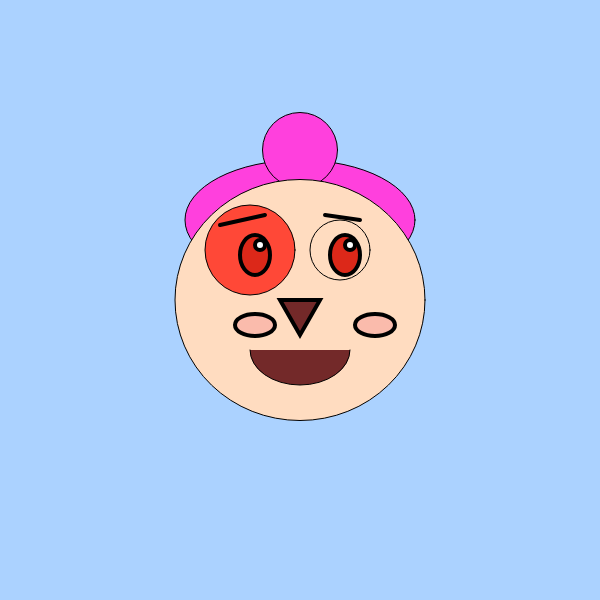
Frame 1 (no input)
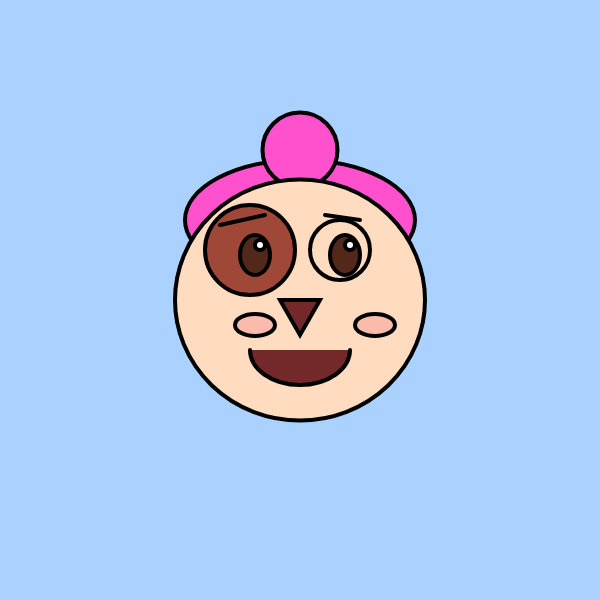
Frame 60 (no input)
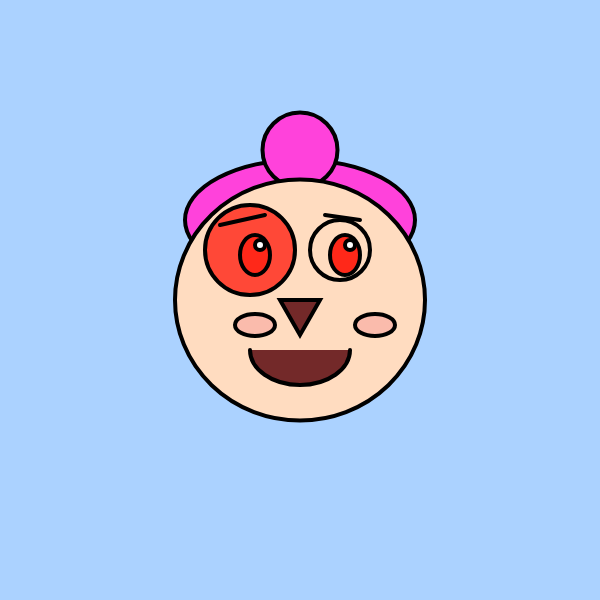
Frame 120 (the mouse pressed at the canvas centre since frame 60)

The p5.js sketch that drew these frames (run headless with seeded random() and noise() and a simulated clock; from frame 60 on, the mouse is pressed at the canvas centre):

// p5.js sketch
// ── sketch.js
function setup() {
  createCanvas(600, 600);//l'area de dibuix de 600 px del 600 de cada costat.

}
function draw() {
  
  // Calculate the coordinates.
  let x = 20 * noise(0.005 * frameCount);//entre el 0 i el 20,suau
  //Genera números aleatoris però seguint un soroll Perlin,és 
  //a dir,a canvis suaus a diferència del random 
  let y = 100 * noise(0.005 * frameCount + 10000);
  // entre el 0 i el 100,suau
  //poso frameCount perque generi número a tota velocitat i com    van molt ràpid,multiplicació per 0.005 i aplico la funció noise per generar soroll.La funcció noise gernera números entre 0 i 1 però cada número es proper al seguent.Aixó pasa molt a la natura,que els canvis no són bruscos,per exemple les muntanyes,els rius...
 
  //noise (0.005 * frameCount + 10000); genera números del 0 al 1 i si el multiplico per 255, donarà números entre 0 i 255
 
  let z = 255 * noise(0.005 * frameCount + 10000);// Li sumo 10000 perque no surtin els mateixos nú meros de soroll.
  

  let coloraleatori=random (0,255);
  //print (z);
 
  let r1=random(0,15);
  let r2=random(0,200);

  frameRate (10000);
  
  background(171, 210, 255);//fons de la pantalla o dibuix, gris si te un número entre 0 i 255, zero es negra i 255 es blanc. Qualsevol número entre 0 i 255 serà gris. Si tenim 3 numeros el primer número és vermellor o R (red), el segon número és la verdor o G (green) i el tercer número és la blavor o B (bleu). Els colors RGB permeten construir setze mil·lions de colors diferents (255x255x255).
  fill(225 + z,257 -z,28 + z);//Color groc del cabell
ellipse(300,220,230,120);//Dibuixa una el·lipse per formar el cabell
ellipse(300,150,75,75);// Dibuixa una altra el·lipse per formar el cabell
  
fill(250+r2, 220, 192);//Color de la cara
  ellipse(300,300,250,241,250);//El primer número entre parèntesis és la posició x del centre,el segon número és la posició i alçada del centre de l'el·lipse,el tercer número és l'amplada i el queart número és l'alçada de l'el·lipse
  fill(z-y,y,random);//Color ull dret esquerre.Funciona com el background amb rgb
    ellipse(340,250,60,60);//ull esquerre
  fill(148+r2, 72, 55);//color ull esquerre
  ellipse(250,250,90,90);//ull dret
    fill(148, 72, 55);//color ull dret
  fill(115,41,41);//color marró fos del nas
  arc(300,350,100,70,0,PI);//Funciona com l'el·lipse els priemrs quatre números i els dos últims són 0 PI o PI,0.Boca
      strokeWeight(4);
triangle(280,300,320,300,300,335);//El nas
  fill(70+r2, 40, 25); // Color marró fosc de les pupil·les
  ellipse(255,255,30,40);//Pupil·la de l'ull dret
  ellipse(345,255,30,40);//Pupil·la de l'ull esquerre
  fill(255,255,255);//Color blanc per donar brillantor als ulls
  ellipse(260,245,10,10);//Brillantor de l'ull dret
  ellipse(350,245,10,10);//Brillantor de l'ull esquerre
    line(220,225,265,215,0,PI);//Cella esquerre
  line(325,215,360,220,0,PI);//Cella dreta
  fill(245, 150, 150, 120);//Color rosa clar per a les galtes
  ellipse(255,325,40,22);//Galta dreta
  ellipse(375,325,40,22);//Galta esquerre
  
  

  


 

  
'}'

  
  

  

 


 
  

  
  
 
}
